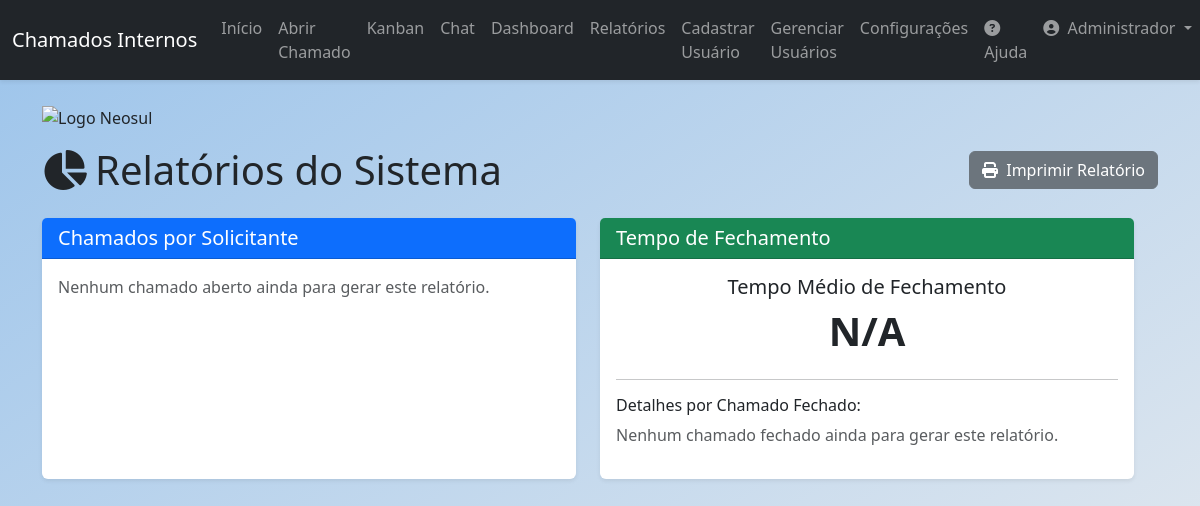
The app's page /reports (signed in), older data.
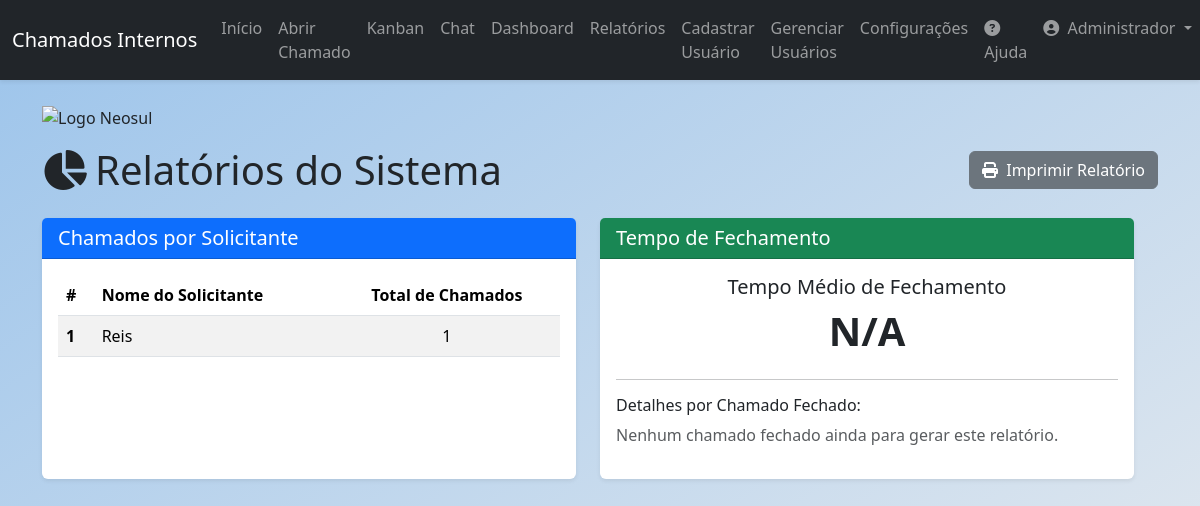
The same page, newer data.
### app/models.py (models this page shows, shortened)
class User(db.Model, UserMixin):
    id = db.Column(db.Integer, primary_key=True)
    name = db.Column(db.String(100), nullable=False)
    email = db.Column(db.String(120), unique=True, nullable=False)
    sector = db.Column(db.String(50), nullable=False)
    password = db.Column(db.String(128), nullable=False)
    access_level = db.Column(db.String(20), nullable=False, default='colaborador')
    is_active = db.Column(db.Boolean, nullable=False, default=True)
    created_at = db.Column(db.DateTime, default=datetime.utcnow)
    tickets_created = db.relationship('Ticket', backref='author', lazy=True, foreign_keys='Ticket.user_id')
    tickets_assigned = db.relationship('Ticket', backref='assignee_user', lazy=True, foreign_keys='Ticket.assigned_to')
    comments = db.relationship('Comment', backref='comment_author', lazy=True)

### app/routes.py (the view, shortened to what this page needs)
@main.route('/reports')
@login_required
def reports():
    if not is_tecnico(): abort(403)
    def format_timedelta(td):
        if td is None: return "N/A"
        total_seconds = int(td.total_seconds())
        days, remainder = divmod(total_seconds, 86400)
        hours, remainder = divmod(remainder, 3600)
        minutes, _ = divmod(remainder, 60)
        parts = []
        if days > 0: parts.append(f"{days}d")
        if hours > 0: parts.append(f"{hours}h")
        if minutes > 0: parts.append(f"{minutes}m")
        return " ".join(parts) if parts else "< 1m"
    tickets_per_user = db.session.query(User.name, func.count(Ticket.id).label('ticket_count')).join(Ticket, User.id == Ticket.user_id).group_by(User.name).order_by(func.count(Ticket.id).desc()).all()
    closed_tickets = Ticket.query.filter(Ticket.status == 'Fechado', Ticket.closed_at.isnot(None)).all()
    average_closing_time, closing_time_details = None, []
    return render_template('reports.html', title='Relatórios', tickets_per_user=tickets_per_user, average_closing_time=average_closing_time, closing_time_details=closing_time_details)

### app/__init__.py (called while the page is built)
@login_manager.user_loader
def load_user(user_id):
    from app.models import User
    return User.query.get(int(user_id))

### app/routes.py (called while the page is built)
def is_tecnico():
    return current_user.is_authenticated and (current_user.access_level == 'tecnico' or current_user.access_level == 'administrador')

### app/templates/reports.html
{% extends "base.html" %}
{% block content %}
<div class="row mt-4">
    <div class="col-12 mb-3 d-print-none">
        <img src="https://neosul.com.br/clientes/1/img/logo.png" alt="Logo Neosul" style="max-width: 250px; height: auto;">
    </div>
    <div class="d-flex justify-content-between align-items-center mb-4 d-print-none">
        <h1 class="mb-0"><i class="fas fa-chart-pie me-2"></i>Relatórios do Sistema</h1>
        <button id="print-report-btn" class="btn btn-secondary">
            <i class="fas fa-print me-1"></i> Imprimir Relatório
        </button>
    </div>
    <div class="row">
        <div class="col-md-6 mb-4">
            <div class="card shadow-sm h-100">
                <div class="card-header bg-primary text-white">
                    <h5 class="mb-0">Chamados por Solicitante</h5>
                </div>
                <div class="card-body">
                    {% if tickets_per_user %}
                        <table class="table table-striped table-hover">
                            <thead>
                                <tr>
                                    <th scope="col">#</th>
                                    <th scope="col">Nome do Solicitante</th>
                                    <th scope="col" class="text-center">Total de Chamados</th>
                                </tr>
                            </thead>
                            <tbody>
                                {% for user in tickets_per_user %}
                                <tr>
                                    <th scope="row">{{ loop.index }}</th>
                                    <td>{{ user.name }}</td>
                                    <td class="text-center">{{ user.ticket_count }}</td>
                                </tr>
                                {% endfor %}
                            </tbody>
                        </table>
                    {% else %}
                        <p class="text-muted">Nenhum chamado aberto ainda para gerar este relatório.</p>
                    {% endif %}
                </div>
            </div>
        </div>
        <div class="col-md-6 mb-4">
            <div class="card shadow-sm h-100">
                <div class="card-header bg-success text-white">
                    <h5 class="mb-0">Tempo de Fechamento</h5>
                </div>
                <div class="card-body">
                    <div class="text-center mb-4">
                        <h5>Tempo Médio de Fechamento</h5>
                        <p class="display-6 fw-bold">{{ average_closing_time or 'N/A' }}</p>
                    </div>
                    <hr>
                    <h6>Detalhes por Chamado Fechado:</h6>
                    {% if closing_time_details %}
                        <table class="table table-sm table-hover">
                            <thead>
                                <tr>
                                    <th>ID</th>
                                    <th>Título</th>
                                    <th>Tempo</th>
                                </tr>
                            </thead>
                            <tbody>
                                {% for detail in closing_time_details %}
                                <tr>
                                    <td>#{{ detail.id }}</td>
                                    <td>{{ detail.title | truncate(30, True) }}</td>
                                    <td>{{ detail.duration_str }}</td>
                                </tr>
                                {% endfor %}
                            </tbody>
                        </table>
                    {% else %}
                        <p class="text-muted">Nenhum chamado fechado ainda para gerar este relatório.</p>
                    {% endif %}
                </div>
            </div>
        </div>
    </div>
{% endblock content %}

Row changes from the older to the newer data that the page shows:
now on this page (row edited): User: name "Reis", ticket_count "1"
Text that changed along with them:
text no longer shown: "Nenhum chamado aberto ainda para gerar este relatório."
text now shown: "# Nome do Solicitante Total de Chamados"
